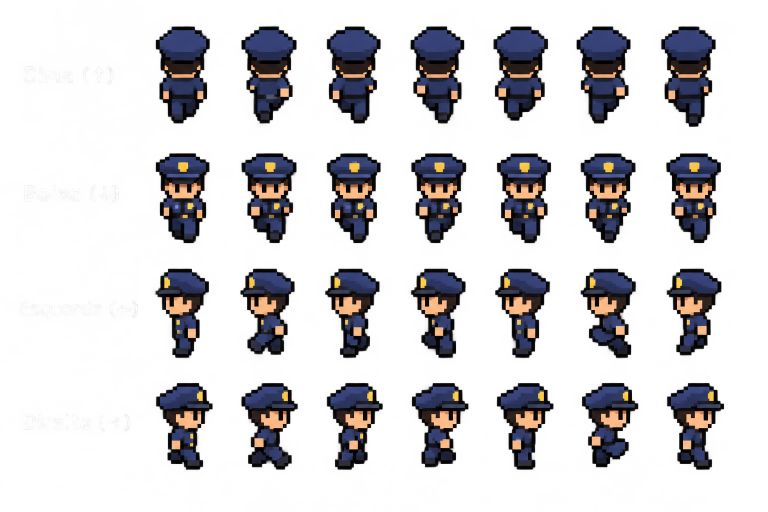
#> input picture assets/policiais-referencia.png, 1536 x 1024 px (shown at 1/2 size)
$ python gerar_policiais.py
#> lines starting #> are read from the running program, lines starting #| are printed output that depends on the picture; after the words box and inside, x2 and y2 are one past the last pixel; in counts of white or black regions, pixels touching at a corner belong together
"""Gera o atlas BGRA do policial: direita, esquerda, costas e frente.

Recorta a folha original em assets/policiais-referencia.png com Pillow.
"""

from pathlib import Path

from PIL import Image, ImageChops

ASSETS = Path(__file__).resolve().parents[1] / "assets"
REFERENCE = ASSETS / "policiais-referencia.png"
SIZE = 32


def runs(projection, gap):
    groups = []
    for i, hits in enumerate(projection):
        if not hits:
            continue
        if not groups or i - groups[-1][1] > gap:
            groups.append([i, i + 1])
        else:
            groups[-1][1] = i + 1
    return groups


def extract_reference():
    sheet = Image.open(REFERENCE).convert("RGBA")
#> sheet is the input picture: PIL image 1536x1024 RGBA; mean R, G, B, A 51, 48.8, 55, 60.1
    # A legenda ocupa a coluna à esquerda da folha.
    sheet = sheet.crop((round(sheet.width * 0.193), 0, sheet.width, sheet.height))
#> sheet: PIL image 1240x1024 RGBA
    red, green, blue, alpha = sheet.split()
    light = ImageChops.lighter(ImageChops.lighter(red, green), blue)
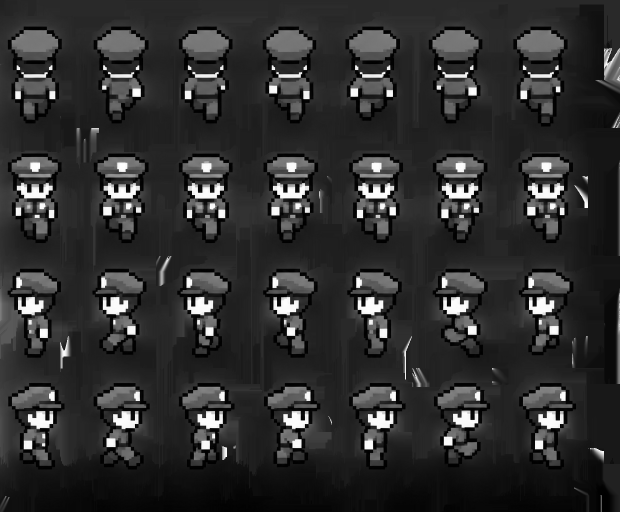
#> light: PIL image 1240x1024 L (shown at 1/2 size); min 0, max 255, mean 47.3
    mask = ImageChops.multiply(light.point(lambda value: 255 if value > 34 else 0),
                               alpha.point(lambda value: 255 if value > 64 else 0))
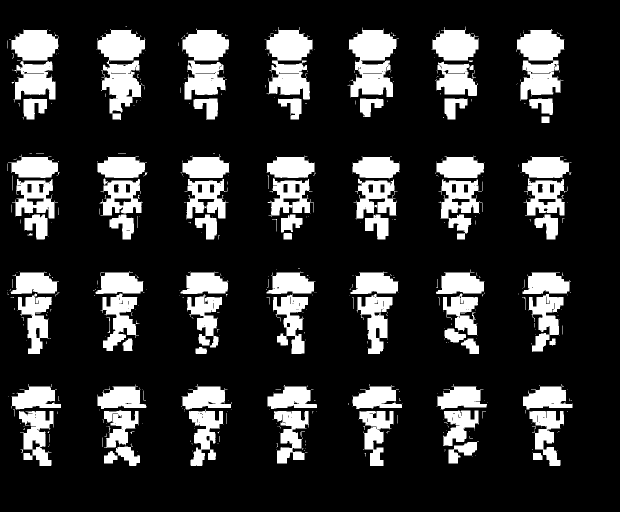
#> mask: PIL image 1240x1024 L (shown at 1/2 size); 18.5% white; 547 white regions (451 under 20 px), largest, box (x1, y1, x2, y2) and area: (195, 58, 291, 240) 9720, (697, 55, 798, 195) 8869, (1033, 58, 1129, 202) 8745
    _, vertical = mask.getprojection()
#> vertical = 1024 values, max 1 at index 52, min 0 at index 0, mean 0.684
    row_boxes = runs(vertical, gap=max(2, sheet.height // 80))
#> the loop in runs, `for i, hits in enumerate(projection):` made 1024 passes
#> hits on passes 1 to 3: 0, 0, 0
#> after the loop in runs, `for i, hits in enumerate(projection):`: groups = [[52, 246], [306, 479], [537, 708], [768, 932]]
#> row_boxes = [[52, 246], [306, 479], [537, 708], [768, 932]]
    if len(row_boxes) != 4:
        raise ValueError("A folha deve ter quatro linhas de sprites separadas.")
    result = []
    for top, bottom in row_boxes:
        columns = mask.crop((0, top, sheet.width, bottom)).getprojection()[0]
        boxes = runs(columns, gap=max(2, sheet.width // 110))
        if len(boxes) != 7:
            raise ValueError("Cada linha da folha deve ter sete quadros separados.")
        frames = []
        for left, right in boxes:
            margin = max(2, sheet.width // 180)
            crop = sheet.crop((max(0, left - margin), max(0, top - margin),
                               min(sheet.width, right + margin), min(sheet.height, bottom + margin)))
            frames.append(normalize(crop))
        result.append(frames)
#> this loop made 4 passes
#> (top, bottom) on passes 1 to 4: (52, 246), (306, 479), (537, 708), (768, 932)
#> pass 1, in normalize, `sprite = sprite.crop(alpha.getbbox())`:
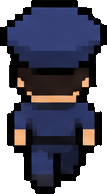
#> sprite: PIL image 107x194 RGBA; mean R, G, B, A 39.6, 39.5, 56.7, 186.6; transparent parts drawn white
#> pass 1, in normalize, `alpha = sprite.getchannel("A").point(lambda value: 255 if value >= 128..`:
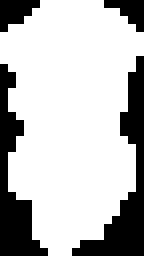
#> alpha: PIL image 18x32 L (shown 8 times larger); 74% white; 4 black regions (2 under 20 px), largest, box (x1, y1, x2, y2) and area: (9, 7, 18, 32) 68, (0, 8, 6, 32) 58
#> after the loop:
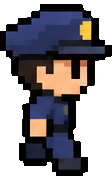
#> crop: PIL image 112x176 RGBA; mean R, G, B, A 48.4, 43.3, 49.3, 152.6; transparent parts drawn white
#> after the loop, result = 4 items
    return [result[3], result[2], result[0], result[1]]


def normalize(sprite):
    # A folha tem RGB residual mesmo onde o alfa é zero, além de ruído de
    # baixa opacidade. Limpa isso antes de medir e redimensionar a figura.
    alpha = sprite.getchannel("A").point(lambda value: 255 if value >= 128 else 0)
    sprite.putalpha(alpha)
    sprite = sprite.crop(alpha.getbbox())
    width = max(1, round(sprite.width * SIZE / sprite.height))
    sprite = sprite.resize((width, SIZE), Image.Resampling.BOX)
    alpha = sprite.getchannel("A").point(lambda value: 255 if value >= 128 else 0)
    sprite.putalpha(alpha)
    canvas = Image.new("RGBA", (SIZE, SIZE))
    canvas.paste(sprite, ((SIZE - width) // 2, 0), alpha)
    return canvas


def main():
    frames = extract_reference()
#> frames = 4 items
    atlas = Image.new("RGBA", (7 * SIZE, 4 * SIZE))
#> atlas: PIL image 224x128 RGBA; every value is 0
    raw = bytearray()
    for row, direction in enumerate(frames):
        for col, frame in enumerate(direction):
            atlas.paste(frame, (col * SIZE, row * SIZE))
            raw.extend(frame.tobytes("raw", "BGRA"))
#> this loop made 4 passes
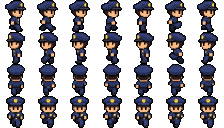
#> atlas: PIL image 224x128 RGBA; mean R, G, B, A 23.1, 21, 25.1, 103.9; transparent parts drawn white
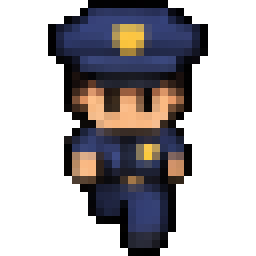
#> frame: PIL image 32x32 RGBA (shown 8 times larger); mean R, G, B, A 28.4, 25.1, 27.8, 110.6; transparent parts drawn white
    atlas.save(ASSETS / "policial_animacoes.png")
    (ASSETS / "policial_animacoes.bgra").write_bytes(raw)


if __name__ == "__main__":
    main()
